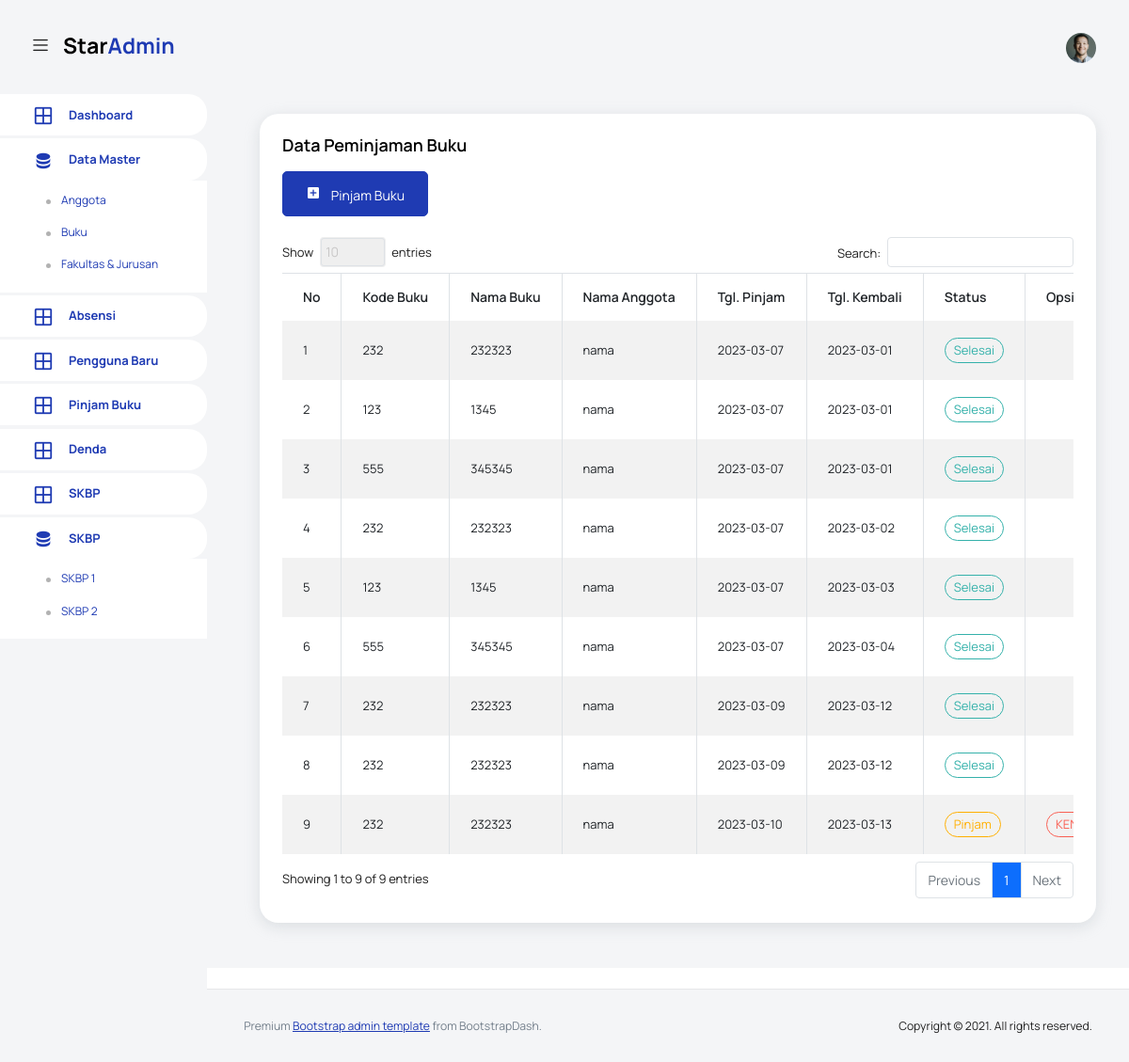
Screenshot of /pages/pinjam/index.php with the database file from the repository.
### tables this page shows
CREATE TABLE `p_buku` (
  `id` int(11) NOT NULL,
  `code` varchar(12) NOT NULL,
  `jdl_buku` varchar(80) NOT NULL,
  `tgl_pnjm` date NOT NULL DEFAULT current_timestamp(),
  `tgl_kmbl` date NOT NULL DEFAULT current_timestamp(),
  `status` varchar(5) NOT NULL,
  `denda` varchar(12) DEFAULT NULL,
  `nama` varchar(40) NOT NULL,
  `req_perpus` varchar(40) NOT NULL,
  `created` timestamp NOT NULL DEFAULT current_timestamp() ON UPDATE current_timestamp()
);

### config/function-pinjam.php (the view, shortened to what this page needs)
<?php
function data_pinjam(){
    include 'koneksi.php';
    $sql = "SELECT * FROM `p_buku`";
    $result = $conn->query($sql);
    $i = 0;
    while ($row = $result->fetch_assoc()) {
        $i++;
        echo "
                    <tr>
                      <td>".$i."</td>
                      <td>".$row['code']."</td>
                      <td>".$row['jdl_buku']."</td>
                      <td>" . $row['nama'] . "</td>
                      <td>" . $row['tgl_pnjm'] . "</td>
                      <td>" . $row['tgl_kmbl'] . "</td>
                    ";
                    if ($row['status'] == '0') {
                         echo "  <td><label for='' class='badge badge-primary'>Proses</label></td>";
                    }elseif ($row['status'] == '1') {
                        echo "  <td><label for='' class='badge badge-warning'>Pinjam</label></td>";
                    } elseif ($row['status'] == '2') {
                        echo "  <td><label for='' class='badge badge-success'>Selesai</label></td>";
                    } else {
                        echo "  <td><label for='' class='badge badge-danger'>Tolak</label></td>";
                    }
                    echo "
                      <td>";
                      if ($row['status'] == '0'){
                        echo "<a href='index.php?terima=" . $row['id'] . "' type='submit' class='btn btn-primary btn-icon-text'>
                          <i class='ti-check btn-icon-prepend'></i>
                          Terima
                        </a>
                        <a href='index.php?tolak=" . $row['id'] . "&code=" . $row['code'] . "' type='submit' class='btn btn-warning btn-icon-text'>
                          <i class='ti-close btn-icon-prepend'></i>
                          Tolak
                        </a>
                        <a href='index.php?hapus=" . $row['id'] . "' type='submit' class='btn btn-danger btn-icon-text'>
                          <i class='ti-trash btn-icon-prepend'></i>
                          Hapus
                        </a>";
                      }elseif(strtotime($row['tgl_kmbl']) < strtotime(date('Y-m-d')) && $row['status'] == '1') {
                        echo "<label for='' class='badge badge-danger'>KENA DENDA</label>";
    }
                        echo "
                      </td>
                    </tr>";
    }
}
  ?>

### rows the page displays
p_buku: code "232", jdl_buku "232323", nama "nama", tgl_pnjm "2023-03-07", tgl_kmbl "2023-03-01", status "Selesai"
p_buku: code "123", jdl_buku "1345", nama "nama", tgl_pnjm "2023-03-07", tgl_kmbl "2023-03-01", status "Selesai"
p_buku: code "555", jdl_buku "345345", nama "nama", tgl_pnjm "2023-03-07", tgl_kmbl "2023-03-01", status "Selesai"
p_buku: code "232", jdl_buku "232323", nama "nama", tgl_pnjm "2023-03-07", tgl_kmbl "2023-03-02", status "Selesai"
p_buku: code "123", jdl_buku "1345", nama "nama", tgl_pnjm "2023-03-07", tgl_kmbl "2023-03-03", status "Selesai"
p_buku: code "555", jdl_buku "345345", nama "nama", tgl_pnjm "2023-03-07", tgl_kmbl "2023-03-04", status "Selesai"
p_buku: code "232", jdl_buku "232323", nama "nama", tgl_pnjm "2023-03-09", tgl_kmbl "2023-03-12", status "Selesai"
p_buku: code "232", jdl_buku "232323", nama "nama", tgl_pnjm "2023-03-09", tgl_kmbl "2023-03-12", status "Selesai"
p_buku: code "232", jdl_buku "232323", nama "nama", tgl_pnjm "2023-03-10", tgl_kmbl "2023-03-13", status "Pinjam"
